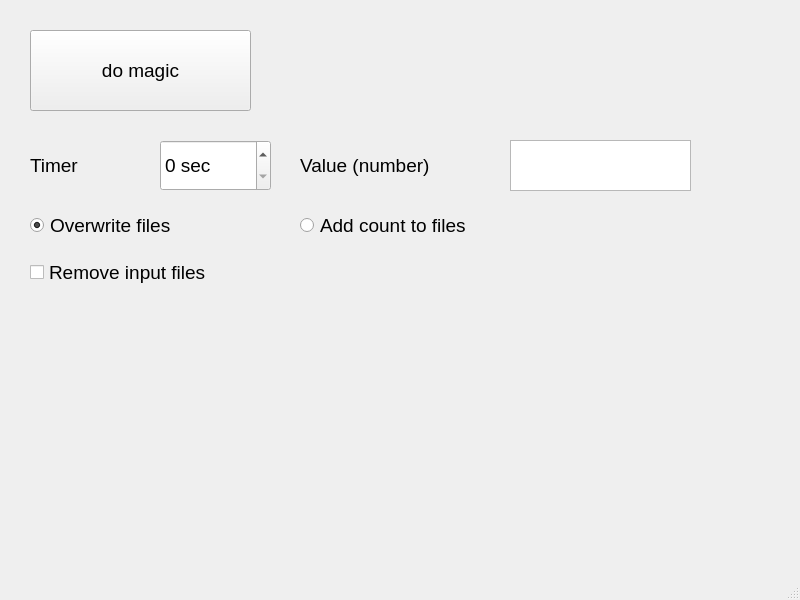
<?xml version="1.0" encoding="UTF-8"?>
<ui version="4.0">
 <class>MainWindow</class>
 <widget class="QMainWindow" name="MainWindow">
  <property name="geometry">
   <rect>
    <x>0</x>
    <y>0</y>
    <width>800</width>
    <height>600</height>
   </rect>
  </property>
  <property name="windowTitle">
   <string>MainWindow</string>
  </property>
  <widget class="QWidget" name="centralwidget">
   <widget class="QPushButton" name="pushButton">
    <property name="geometry">
     <rect>
      <x>30</x>
      <y>30</y>
      <width>221</width>
      <height>81</height>
     </rect>
    </property>
    <property name="font">
     <font>
      <pointsize>14</pointsize>
     </font>
    </property>
    <property name="text">
     <string>do magic</string>
    </property>
   </widget>
   <widget class="QSpinBox" name="spinBox">
    <property name="geometry">
     <rect>
      <x>160</x>
      <y>140</y>
      <width>111</width>
      <height>51</height>
     </rect>
    </property>
    <property name="font">
     <font>
      <pointsize>14</pointsize>
     </font>
    </property>
    <property name="suffix">
     <string> sec</string>
    </property>
   </widget>
   <widget class="QLabel" name="label">
    <property name="geometry">
     <rect>
      <x>30</x>
      <y>140</y>
      <width>121</width>
      <height>51</height>
     </rect>
    </property>
    <property name="font">
     <font>
      <pointsize>14</pointsize>
     </font>
    </property>
    <property name="text">
     <string>Timer</string>
    </property>
   </widget>
   <widget class="QRadioButton" name="overwriteRadioButton">
    <property name="geometry">
     <rect>
      <x>30</x>
      <y>210</y>
      <width>241</width>
      <height>31</height>
     </rect>
    </property>
    <property name="font">
     <font>
      <pointsize>14</pointsize>
     </font>
    </property>
    <property name="text">
     <string>Overwrite files</string>
    </property>
    <property name="checked">
     <bool>true</bool>
    </property>
   </widget>
   <widget class="QRadioButton" name="modRadioButton_2">
    <property name="geometry">
     <rect>
      <x>300</x>
      <y>210</y>
      <width>391</width>
      <height>31</height>
     </rect>
    </property>
    <property name="font">
     <font>
      <pointsize>14</pointsize>
     </font>
    </property>
    <property name="text">
     <string>Add count to files</string>
    </property>
   </widget>
   <widget class="QLabel" name="label_2">
    <property name="geometry">
     <rect>
      <x>300</x>
      <y>140</y>
      <width>201</width>
      <height>51</height>
     </rect>
    </property>
    <property name="font">
     <font>
      <pointsize>14</pointsize>
     </font>
    </property>
    <property name="text">
     <string>Value (number)</string>
    </property>
   </widget>
   <widget class="QTextEdit" name="textEdit">
    <property name="geometry">
     <rect>
      <x>510</x>
      <y>140</y>
      <width>181</width>
      <height>51</height>
     </rect>
    </property>
    <property name="font">
     <font>
      <pointsize>14</pointsize>
     </font>
    </property>
    <property name="html">
     <string>&lt;!DOCTYPE HTML PUBLIC &quot;-//W3C//DTD HTML 4.0//EN&quot; &quot;http://www.w3.org/TR/REC-html40/strict.dtd&quot;&gt;
&lt;html&gt;&lt;head&gt;&lt;meta name=&quot;qrichtext&quot; content=&quot;1&quot; /&gt;&lt;meta charset=&quot;utf-8&quot; /&gt;&lt;style type=&quot;text/css&quot;&gt;
p, li { white-space: pre-wrap; }
hr { height: 1px; border-width: 0; }
li.unchecked::marker { content: &quot;\2610&quot;; }
li.checked::marker { content: &quot;\2612&quot;; }
&lt;/style&gt;&lt;/head&gt;&lt;body style=&quot; font-family:'Noto Sans'; font-size:14pt; font-weight:400; font-style:normal;&quot;&gt;
&lt;p style=&quot;-qt-paragraph-type:empty; margin-top:0px; margin-bottom:0px; margin-left:0px; margin-right:0px; -qt-block-indent:0; text-indent:0px;&quot;&gt;&lt;br /&gt;&lt;/p&gt;&lt;/body&gt;&lt;/html&gt;</string>
    </property>
   </widget>
   <widget class="QCheckBox" name="removeCheckBox">
    <property name="geometry">
     <rect>
      <x>30</x>
      <y>260</y>
      <width>271</width>
      <height>24</height>
     </rect>
    </property>
    <property name="font">
     <font>
      <pointsize>14</pointsize>
     </font>
    </property>
    <property name="text">
     <string>Remove input files</string>
    </property>
   </widget>
  </widget>
  <widget class="QMenuBar" name="menubar">
   <property name="geometry">
    <rect>
     <x>0</x>
     <y>0</y>
     <width>800</width>
     <height>23</height>
    </rect>
   </property>
  </widget>
  <widget class="QStatusBar" name="statusbar"/>
 </widget>
 <resources/>
 <connections/>
</ui>
